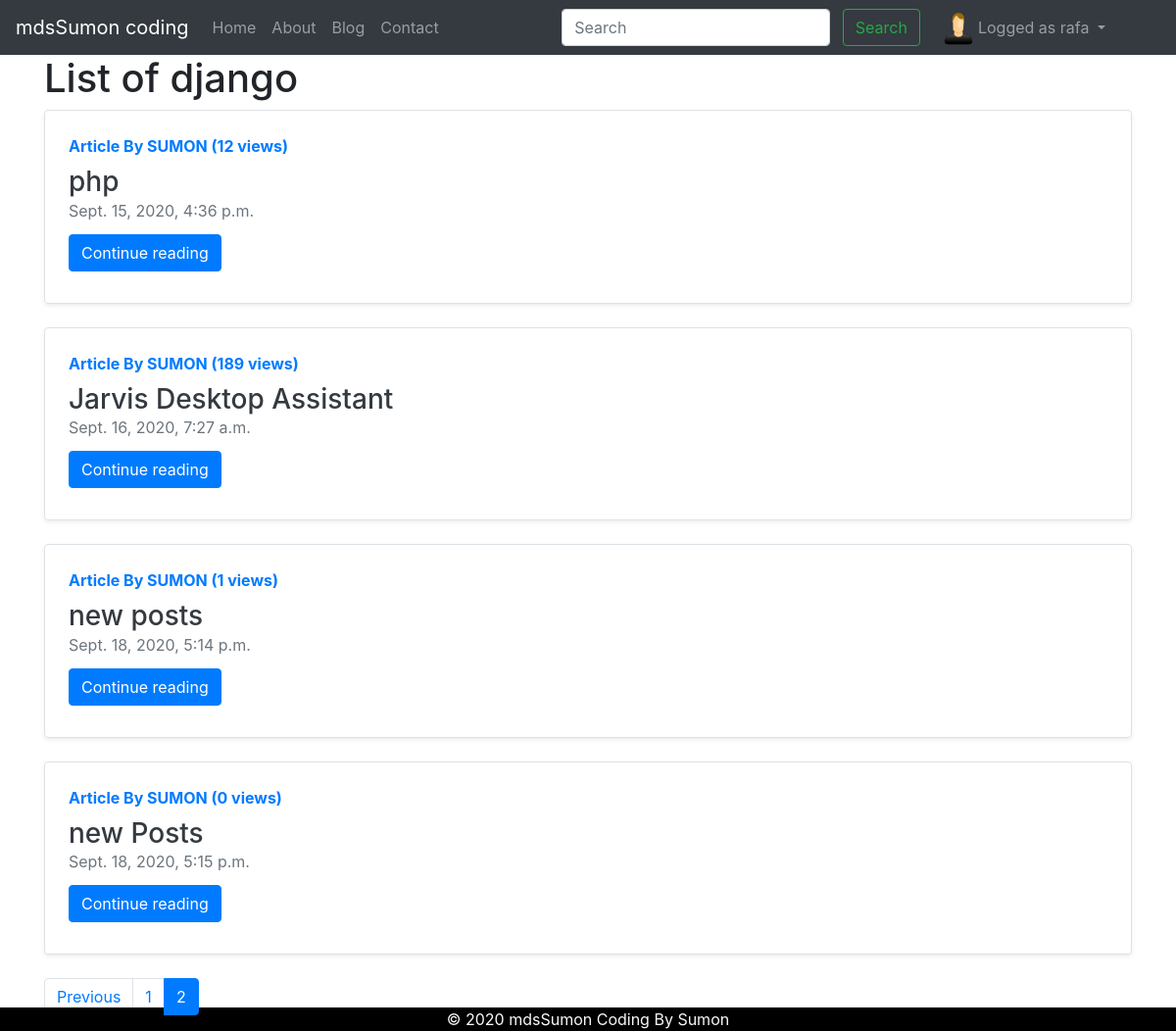
Screenshot of /blog/category/django?page=2 (signed in) with the database file from the repository.
### blog/models.py (models this page shows, shortened)
class Category(models.Model):
    name=models.CharField(max_length=100)
    slug = models.CharField(max_length=130,default="")

class Post(models.Model):
    sno = models.AutoField(primary_key=True)
    serial = models.IntegerField(default=1)
    title = models.CharField(max_length=255)
    category = models.ForeignKey(Category,on_delete=models.CASCADE,default=1)
    likes = models.ManyToManyField(User ,related_name='likes', blank=True)
    content = models.TextField()
    authur = models.CharField(max_length=13)
    slug = models.CharField(max_length=130)
    views = models.IntegerField(default=0)
    timeStamp = models.DateTimeField(blank=True)

### blog/views.py (the view)
# urls.py: path('category/<str:cats>', views.CategoryView, name='category')
def CategoryView(request,cats):
    category_posts = Post.objects.filter(category__name=cats)
    paginator = Paginator(category_posts, 4)
    page = request.GET.get('page')
    try:
        posts = paginator.page(page)
    except PageNotAnInteger:
        posts = paginator.page(1)
    except EmptyPage:
        posts = paginator.page(paginator.num_pages)
    if page is None:
        start_index = 0
        end_index = 7
    else:
       (start_index , end_index) = proper_pagination(posts, index=4)
    page_range = list(paginator.page_range[start_index:end_index])
    context ={
        'cats':cats,
        'posts':posts,
        'page_range':page_range
    }
    return render(request,'category.html',context)

### blog/views.py (called while the page is built)
def category_list(request):
    category_list = Category.objects.exclude(name='default')
    context = {
        "category_list": category_list,
    }
    return context

def proper_pagination(posts, index):
    start_index = 0
    end_index = 7
    if posts.number > index:
        start_index = posts.number - index
        end_index = posts.number + end_index
    return (start_index, end_index)

### templates/category.html (shortened to what this page needs)
{% extends "base.html" %}
{% block body %}
<div class="container">
<h1> List of  {{ cats }} </h1>
{% for post in     posts %}
<div class="row no-gutters border rounded overflow-hidden flex-md-row mb-4 shadow-sm h-md-250 position-relative">
    <div class="col p-4 d-flex flex-column position-static">
        <strong class="d-inline-block mb-2 text-primary">Article By {{post.authur}} ({{post.views}} views)</strong>
        <h3 class="mb-0"> <a class="text-dark" href="/blog/{{post.slug}}"> {{post.title}}</a></h3>
        <div class="mb-1 text-muted">{{post.timeStamp}}</div>
        <div class="my-2">
            <a href="/blog/{{post.slug}}" role="button" class="btn btn-primary">Continue reading</a>
        </div>
    </div>
</div>
{% endfor %}
  <ul class="pagination">
           {% if posts.has_previous %}
            <li class="page-item"><a class="page-link" href="?page={{ posts.previous_page_number }}">Previous</a></li>
           {% endif %}
           {% for p in  page_range  %}
           {% if posts.number == p  %}
             <li class="page-item active"><a class="page-link" href="?page={{ p }}">{{p}}</a></li>
           {% else %}
                <li class="page-item"><a class="page-link" href="?page={{ p }}">{{ p }}</a></li>
           {% endif %}
           {% endfor %}
        </ul>
</div>
{% endblock  %}

### templates/base.html (shortened to what this page needs)
<!DOCTYPE html>
{% load static %}
<html lang="en">
  <head>
   <link rel="stylesheet" href="{% static 'blog/style.css' %}">
    <link
      rel="stylesheet"
      href="https://stackpath.bootstrapcdn.com/bootstrap/4.5.2/css/bootstrap.min.css"
    />
     <link rel="stylesheet" href="{% static 'prism/prism.css' %}">
  </head>
  <body>
    <nav class="navbar navbar-expand-lg navbar-dark bg-dark">
      <a class="navbar-brand" href="/">mdsSumon coding</a>
      <div class="collapse navbar-collapse" id="navbarSupportedContent">
        <ul class="navbar-nav mr-auto">
          <li class="nav-item {% block homeactive %} {% endblock homeactive %}">
            <a class="nav-link" href="/"
              >Home <span class="sr-only">(current)</span></a
            >
          </li>
          <li
            class="nav-item {% block aboutactive %} {% endblock aboutactive %}"
          >
            <a class="nav-link" href="/about">About</a>
          </li>
          <li class="nav-item {% block blogactive %} {% endblock blogactive %}">
            <a class="nav-link" href="/blog">Blog</a>
          </li>
          <li
            class="nav-item {% block contactactive %} {% endblock contactactive %}"
          >
            <a class="nav-link" href="/contact">Contact</a>
          </li>
        </ul>
        <div class="ml-auto form-inline">
          <form method="get" action="/search" class="my-2 my-lg-0 mx-3">
            <input
              class="form-control mr-sm-2"
              type="search"
              placeholder="Search"
              aria-label="Search"
              name="query"
              id="query"
            />
            <button class="btn btn-outline-success my-2 my-sm-0" type="submit">
              Search
            </button>
          </form>
          {% if user.is_authenticated %}
          <ul class="navbar-nav ml-auto mr-5">
            <li class="nav-item dropdown">
              <a
                class="nav-link dropdown-toggle"
                href="#"
                id="navbarDropdown"
                role="button"
                data-toggle="dropdown"
                aria-haspopup="true"
                aria-expanded="false"
              > {% if request.user.profile.photo  %}
          <img src="{{ request.user.profile.photo.url }}" class="navbar-img">
        {% else %}
           <img src="/static/img/bg.png" class="navbar-img">
        {% endif %}
                Logged as {{request.user}}
              </a>
            </li>
          </ul>
          {% endif %}
        </div>
      </div>
    </nav>
    {% block body %} {% endblock body %} {% block js %} {% endblock js %}
 <footer class="footer">
        <div class="container">
            <span class="text-light">&#169 2020 mdsSumon Coding By Sumon </span>
        </div>
    </footer>
  </body>
</html>

### static/blog/style.css (style rules this page uses)
.navbar-img { width:30px; height:35px; float: left; background-size: auto 100%; margin-top: -5px; margin-right: 5px; border-radius: 6px; }

### templates/base.html (style rules this page uses)
.footer { position: fixed; left: 0; bottom: 0; width: 100%; background-color: black; color: white; text-align: center; display: block; }

### rows the page displays
Category: name "django"
Post: authur "SUMON", views "12", title "php", timeStamp "Sept. 15, 2020, 4:36 p.m."
Post: authur "SUMON", views "189", title "Jarvis Desktop Assistant", timeStamp "Sept. 16, 2020, 7:27 a.m."
Post: authur "SUMON", views "1", title "new posts", timeStamp "Sept. 18, 2020, 5:14 p.m."
Post: authur "SUMON", views "0", title "new Posts", timeStamp "Sept. 18, 2020, 5:15 p.m."

### other values shown
{{ request.user }} "rafa"
{{ p }} "1"
{{ p }} "2"
